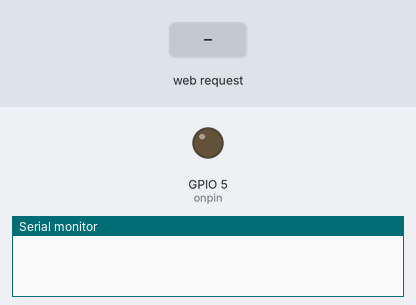
Bench run of a program on a simulated ESP8266 (NodeMCU). On the bench: output pins drawn as LEDs (lit = HIGH), the last lines printed to the serial monitor. Inputs (shaded band) come from the test bench.

Above: at 1.2 s.
1.3 s: HTTP request GET /arm received
At 2.0 s:
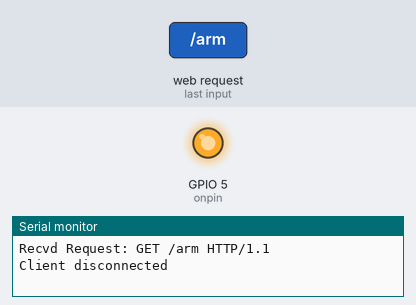
2.8 s: HTTP request GET /disarm received
At 3.2 s:
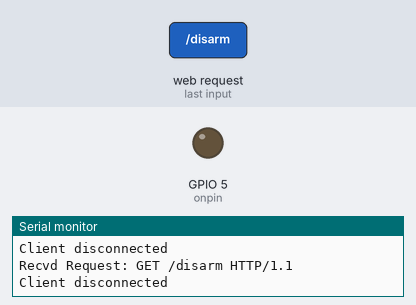
Timing chart, 0 to 5.8 s (numbered marks = the images above; inputs shaded):
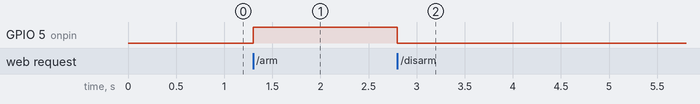

Measured:
- after the input at 1.3 s, GPIO 5 (onpin): LOW → HIGH at once
- after the input at 2.8 s, GPIO 5 (onpin): HIGH → LOW at once

The program:

main.cpp
```cpp
/*
  ESP WiFi Arming Code Rev 02
  Created by Tylor Jilk, February 2018
  A part of the IREC Avionics Team of Stanford SSI

  Once the ESP is running, connect to its Wi-Fi network
  and go to one of 3 websites to do exactly what they
  sound like: ipaddress/arm, /disarm, or /status

  The GPIO pin which is controlled by these commands
  is called 'onpin'.
*/

#include <Arduino.h>
#include <ESP8266WiFi.h>
#include "HTTPUtils.hpp"

const char MBWifi[] = "Motherboard";
const char MBWifiPwd[] = "redshift";

const int onpin = 5; // IO5 on the Esp8266 WROOM 02

String armed = "Armed";
String disarmed = "Disarmed";
String invalid = "Invalid Request";

WiFiServer server(80);
IPAddress ip(192, 168, 4, 1);
IPAddress dns(192, 168, 4, 1);
IPAddress gateway(192, 168, 4, 1);
IPAddress subnet(255, 255, 255, 0);

void setup()
{
  Serial.begin(115200);
  pinMode(onpin, OUTPUT);
  digitalWrite(onpin, LOW);
  WiFi.mode(WIFI_AP);
  WiFi.softAPConfig(ip, gateway, subnet);
  WiFi.config(ip, dns, gateway, subnet);
  server.begin();
  WiFi.softAP(MBWifi, MBWifiPwd);

}

void loop(){
  // Check if a client has connected
  WiFiClient client = server.available();
  if (!client)
  {
    return;
  }
  // Read the first line of the request
  String req = client.readStringUntil('\r');
  Serial.println("Recvd Request: " + req); //DBG
  client.flush();
  String resp = "";

  if (req.indexOf("/disarm") != -1)
  {
    digitalWrite(onpin, 0);
    httputils::HTTPRespond(client,disarmed);
  }
  else if (req.indexOf("/arm") != -1)
  {
    digitalWrite(onpin, 1);
    httputils::HTTPRespond(client,armed);
  }
  else if (req.indexOf("/status") != -1)
  {
    if (digitalRead(onpin))
    {
      httputils::HTTPRespond(client,armed);
    }
    else
    {
      httputils::HTTPRespond(client,disarmed);
    }
  }
  else{
    httputils::HTTPRespond(client,invalid);
  }
}
```

HTTPUtils.cpp
```cpp
#include "HTTPUtils.hpp"

namespace httputils
{

void HTTPRespond(WiFiClient client, String message)
{
  //Prepare the response. Start with the common header:
  String resp = "HTTP/1.1 200 OK\r\n";
  resp += "Content-Type: text/html\r\n\r\n";
  resp += "<!DOCTYPE HTML>\r\n<html>\r\n";
  resp += "<head><style>p{text-align:center;font-size:24px;font-family:helvetica;padding:30px;border:1px solid black;background-color:powderblue}</style></head><body>";
  resp += message;
  resp += "</body></html>\n";

  // Send the response to the client
  client.print(resp);
  delay(1);
  Serial.println("Client disconnected"); //DBG

  // The client will actually be disconnected
  // when the function returns and 'client' object is detroyed
}
}
```

HTTPUtils.hpp
```cpp
#include <Arduino.h>
#include <ESP8266WiFi.h>

namespace httputils
{
   void HTTPRespond(WiFiClient client, String message);
}
```
